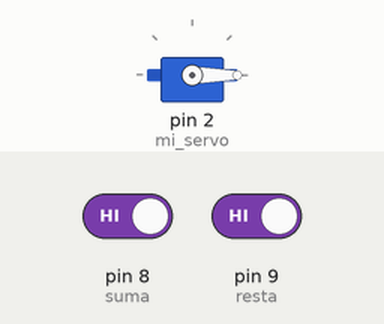
Bench run of a sketch on a simulated Arduino Uno, built with avr-gcc and run on an emulated ATmega328P. Shown: servo. The inputs (shaded band) are chosen by the test bench; at power-on: pin 8 (suma) HIGH, pin 9 (resta) HIGH.

Above: at 1.2 s.
1.3 s: pin 8 (suma) driven LOW
At 4.0 s:
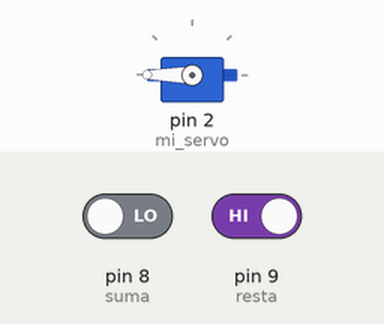
4.3 s: pin 9 (resta) driven LOW
At 4.8 s:
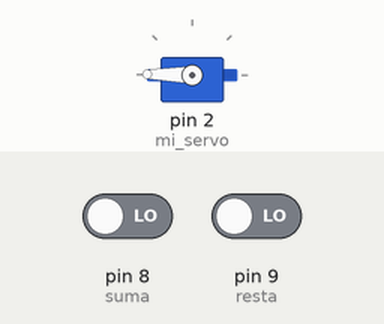
5.8 s: pin 8 (suma) driven HIGH
At 5.96 s:
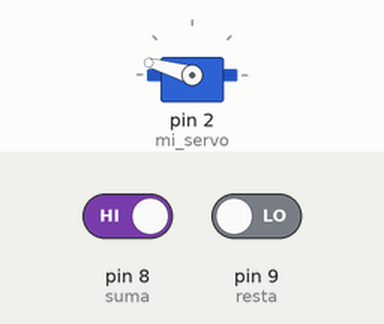
Timing chart, 0 to 9.1 s (numbered marks = the images above; inputs shaded):
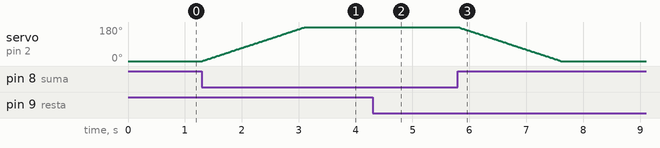

Measured:
- after the input at 1.3 s, servo on pin 2 (mi_servo): moves from 0° to 180° over 1.8 s, starting at once
- after the input at 4.3 s, servo on pin 2 (mi_servo): 180° → 179° at once
- after the input at 5.8 s, servo on pin 2 (mi_servo): moves from 179° to 0° over 1.8 s, starting at once

The sketch:

servo_con_dos_interruptores.ino
```cpp
#include <Servo.h>        //Implement Servo library
Servo mi_servo;           //Declare the Servo function

int grados= 0;            //Initialize in 0º
int suma = 8;             //Declare the button that increase the angle
int resta = 9;            //Declare the button that decrease the angle


void setup() {                         //Configure initial parameters

   mi_servo.attach(2,750,1800);        //Configure the servo, in this case 750ms = 0º and 1800ms = 180º
   pinMode(suma, INPUT);               //Configure the input pins
   pinMode(resta, INPUT);
   mi_servo.write(grados);             //Move the servo until the number of degrees, in this case 0º
}


void loop() {

   if (digitalRead(suma) == LOW)           //Ask for 'suma' button and it is activated with a Low state, when it is at 0V (because it is normally connected at 5V)
   {
     grados++;                             //Increase degrees

     if (grados>180)                       //Protect the servo motor to not exceed 180º
     {
       grados=180;
     }
   }
   if (digitalRead(resta) == LOW)          //Ask for 'resta' button and it is activated with a Low state
   {
      grados--;                            //Decrease degrees

     if (grados<=0)                        //Protect the servo motor to not decrease more than 0º
     {
       grados=0;
     }
   }
   mi_servo.write(grados);                //Write a new angle in degrees
   delay(10);                             //Delay to have a good lecture of the Servo and Arduino
}
```
